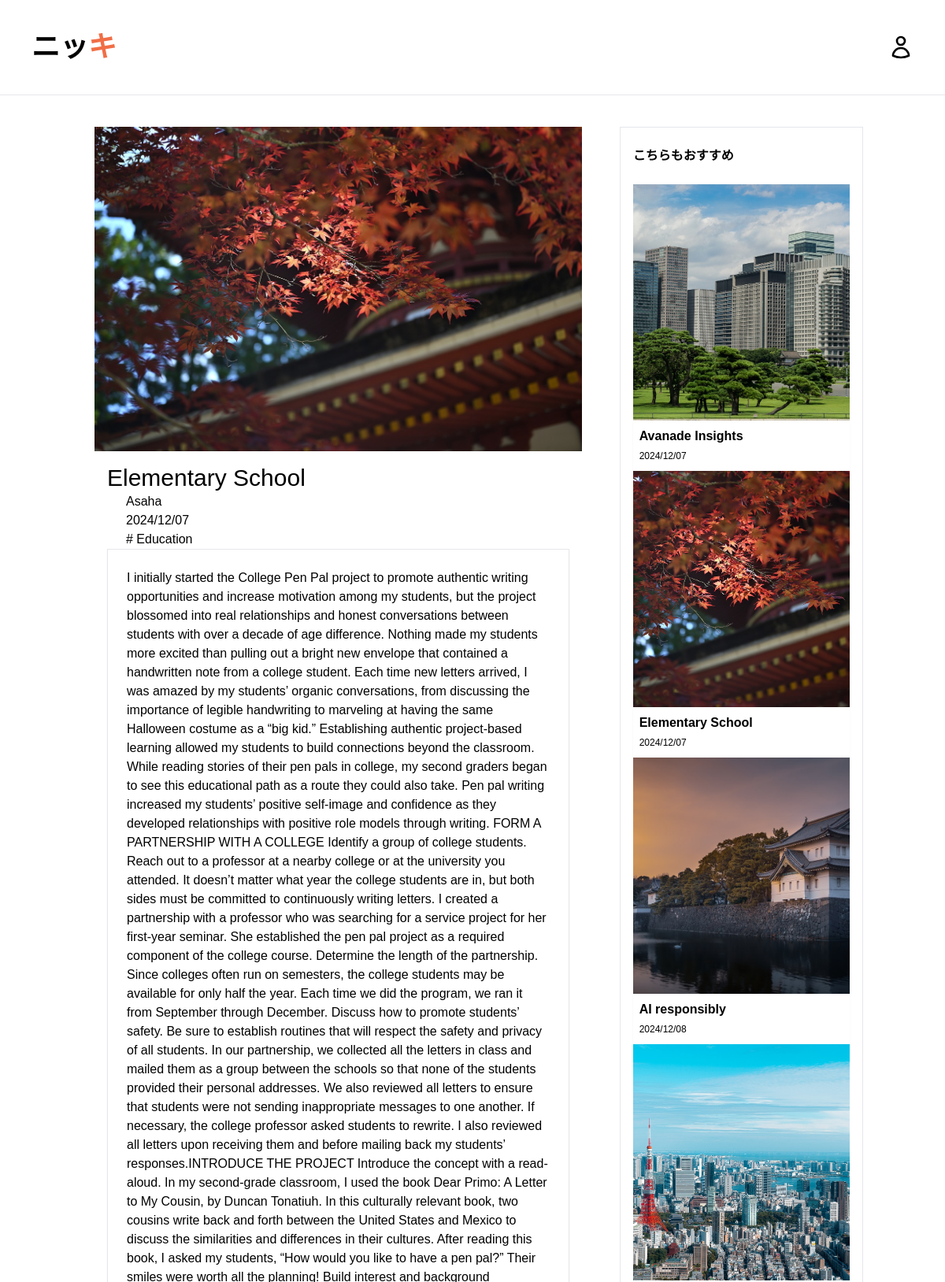
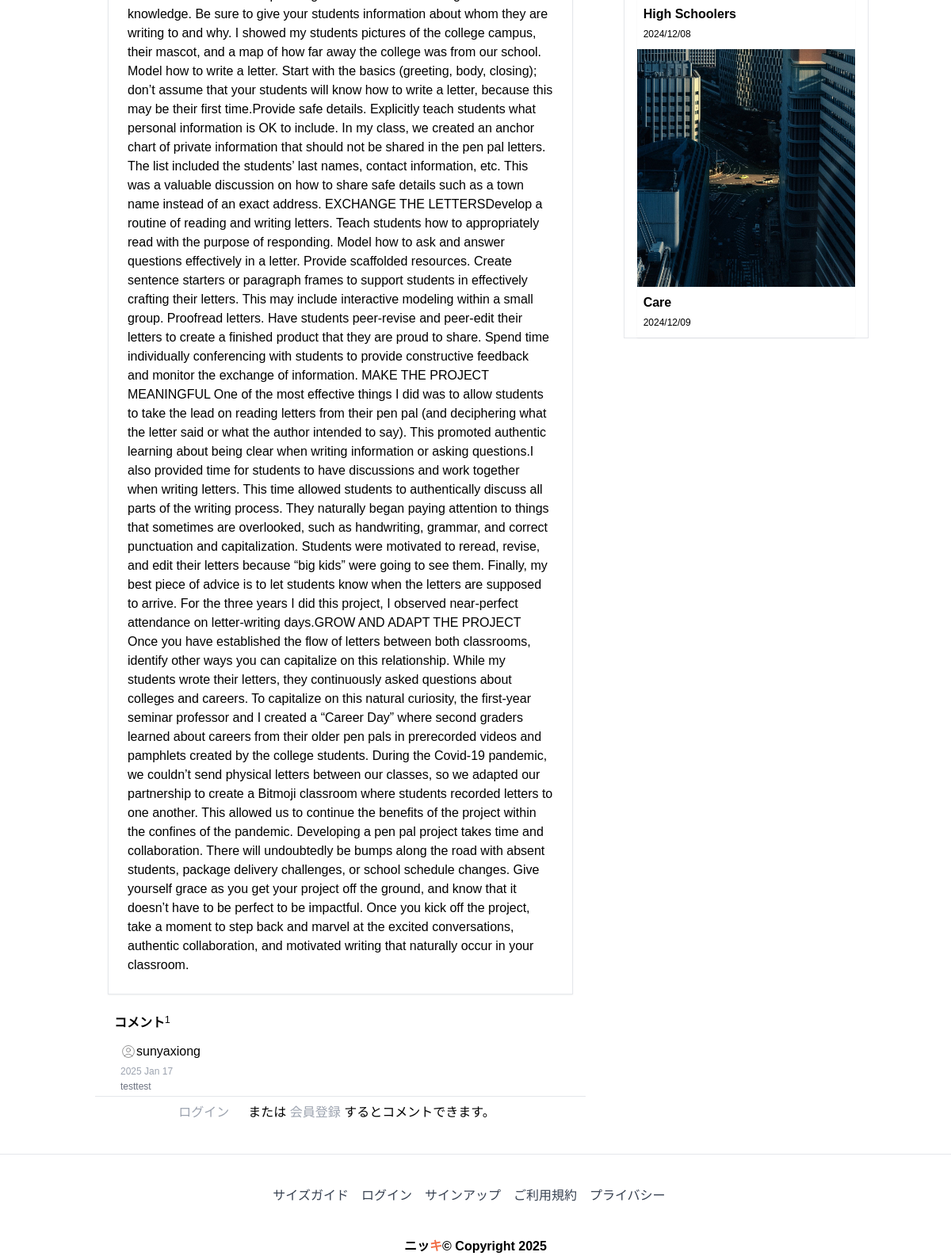
Screenshot of /post/21 with the database file from the repository (2 pictures, top to bottom).
### myapp/models.py (models this page shows, shortened)
class Post(models.Model):
    postname = models.CharField(max_length=600)
    category = models.CharField(max_length=600)
    image = models.ImageField(upload_to='images/posts', blank=True, null=True)
    content = models.CharField(max_length=100000)
    time = models.CharField(default=time, max_length=100, blank=True)
    likes = models.IntegerField(null=True, blank=True, default=0)
    user = models.ForeignKey(User, on_delete=models.CASCADE)

class Comment(models.Model):
    content = models.CharField(max_length=200)
    time = models.CharField(default=time, max_length=100, blank=True)  # 時間
    post = models.ForeignKey(Post, on_delete=models.CASCADE)  # 多对一
    user = models.ForeignKey(User, on_delete=models.CASCADE)  # 多对一

### myapp/views.py (the view)
# urls.py: path("post/<int:id>", views.post, name="post"),
def post(request, id):
    post = Post.objects.get(id=id)
    return render(request, "post-details.html", {
        "user": request.user,
        'post': Post.objects.get(id=id),
        'recent_posts': Post.objects.all().order_by("-id"),
        'media_url': settings.MEDIA_URL,
        'comments': Comment.objects.filter(post_id=post.id),
        'total_comments': len(Comment.objects.filter(post_id=post.id))
    })

### templates/post-details.html (shortened to what this page needs)
{% load static %}
<!DOCTYPE html>
<html lang="ja">
<head>
    <link href="https://cdn.jsdelivr.net/npm/tailwindcss@2.2.19/dist/tailwind.min.css" rel="stylesheet">
</head>
<body>
{% include 'header.html' %}
<section class="blog-posts grid-system my-10">
    <div class="container mx-auto">
        <div class="flex flex-wrap">
            <div class="w-full lg:w-2/3 px-4">
                <div class="all-blog-posts">
                    <div class="flex flex-wrap">
                        <div class="w-full px-4">
                            <div class="blog-post">
                                <div class="blog-thumb flex items-center justify-center bg-gray-800">
                                    <img src="{{media_url}}{{post.image}}" alt="post_image">
                                </div>
                                <div class="down-content p-4">
                                    <a><h2 class="text-3xl">{{post.postname}}</h2></a>
                                    <ul class="post-info ml-6">
                                        <li><a href="blog/author/{{post.user}}">{{post.user}}</a></li>
                                        <li><a href="#">{{ post.time }}</a></li>
                                        <p># {{post.category}}</p>
                                    </ul>
                                    <div class="border-collapse border p-6 shadow-sm">
                                        <p>{{post.content|safe}}</p>
                                    </div>
                                </div>
                            </div>
                        </div>
                        <div class="w-full px-4">
                            <div class="comments ">
                                <div class="sidebar-heading flex px-6 py-2">
                                    <h2 class="text-1xl font-bold">コメント</h2>
                                    <p class="text-xs"> {{total_comments}}</p>
                                </div>
                                <div class="content">
                                    <ul>
                                        {% for comment in comments %}
                                        <li style="display: block;">
                                            <div class="ps-3 border-b px-8 py-1">
                                                <h5 class="text-base">
                                                    <div class="flex items-center">
                                                        {{ comment.user }}
                                                    </div>
                                                    <span class="text-xs text-gray-400">{{ comment.time }}</span>
                                                </h5>
                                                <p class="text-xs text-gray-500">{{ comment.content }}</p>
                                            </div>
                                        </li>
                                        {% endfor %}
                                    </ul>
                                </div>
                            </div>
                        </div>
                        {% if user.is_authenticated %}
                        <div class="w-full lg:w-3/4 mx-auto mt-2 px-4">
                            <div class="sidebar-item submit-comment">
                                <div class="content">
                                    <form id="comment" action="{% url 'savecomment' post.id %}" method="post">
                                        {% csrf_token %}
                                        <div class="flex flex-wrap">
                                            <div class="w-full px-4">
                                                <fieldset>
                                                    <textarea name="message" rows="6" id="message"
                                                              placeholder="コメントを入力してください"
                                                              class="text-lowercase w-full h-20" required></textarea>
                                                </fieldset>
                                            </div>
                                            <div class="w-full px-4 m-6">
                                                <fieldset>
                                                    <button type="submit" id="form-submit"
                                                            class="main-button border px-2 py-1 ">送信
                                                    </button>
                                                </fieldset>
                                            </div>
                                        </div>
                                    </form>
                                </div>
                            </div>
                        </div>
                        {% else %}
                        <div class="w-full lg:w-3/4 mx-auto mt-2 px-4">
                            <div class="sidebar-item">
                                <div class="content">
                                    <p><a class="text-gray-400 p-6" href="{% url 'signin' %}">ログイン</a>または
                                        <a class="text-gray-400" href="{% url 'signup' %}">会員登録</a> するとコメントできます。
                                    </p>
                                </div>
                            </div>
                        </div>
                        {% endif %}
                    </div>
                </div>
            </div>
            <div class="w-full lg:w-1/3 px-4">
                <div class="sidebar">
                    <div class="flex flex-wrap">
                        <div class="w-full px-4 lg:border">
                            <div class="sidebar-item recent-posts ">
                                <div class="sidebar-heading">
                                    <h2 class="text-1xl py-6 font-bold">こちらもおすすめ</h2>
                                </div>
                                <div class="content">
                                    <ul>
                                        {% for post in recent_posts|dictsort:"time"|slice:"0:5" %}
                                        <li>
                                            <img src="{{media_url}}{{post.image}}"
                                                 class="img-fluid  w-full fixed-height" alt="{{post.image}}">
                                            <div class="shadow-sm p-2">
                                                <a href="post-details.html">
                                                    <a href="{% url 'post' post.id %}"
                                                       class="text-decoration-none text-dark font-bold">
                                                        <h5>{{post.postname}}</h5></a>
                                                    <span class="text-xs">{{post.time}}</span>
                                                </a>
                                            </div>
                                        </li>
                                        {% endfor %}
                                    </ul>
                                </div>
                            </div>
                        </div>
                    </div>
                </div>
            </div>
        </div>
    </div>
</section>
{% include "footer.html" %}
</body>
</html>

### templates/post-details.html (style rules this page uses)
body { font-family:"ＭＳ Ｐゴシック",sans-serif; }
.fixed-height { height: 300px; object-fit: cover; }

### rows the page displays
Post: image (picture), postname "Elementary School", user "Asaha", time "2024/12/07", category "Education", content "I initially started the College Pen Pal project to promote authentic writing opportunities and increase motivation among my students, but the project blossomed into real relationships and honest conversations between students with over a decade of age difference. Nothing made my students more excited than pulling out a bright new envelope that contained a handwritten note from a college student. Each time new letters arrived, I was amazed by my students’ organic conversations, from discussing the importance of legible handwriting to marveling at having the same Halloween costume as a “big kid.” Establishing authentic project-based learning allowed my students to build connections beyond the…"
Comment: user "sunyaxiong", time "2025 Jan 17", content "testtest"
Post: image (picture), postname "Avanade Insights", time "2024/12/07"
Post: image (picture), postname "AI responsibly", time "2024/12/08"
Post: image (picture), postname "High Schoolers", time "2024/12/08"
Post: image (picture), postname "Care", time "2024/12/09"

### other values shown
{{ total_comments }} "1"
